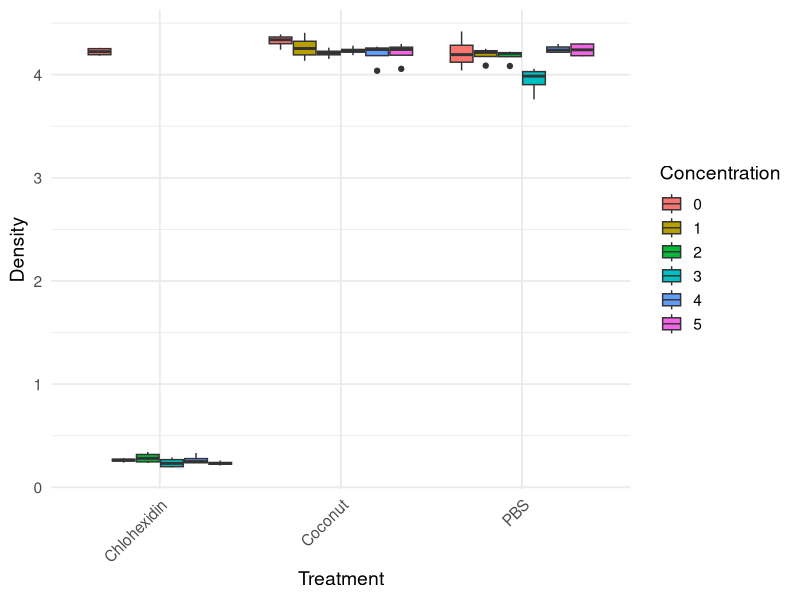

Recreate this plot in R.
## ---- chunk 1
knitr::opts_chunk$set(echo = TRUE)
## ---- chunk 2
## Loading required libraries

library(tidyr)
library(dplyr)
library(ggplot2)
library(car)
library(stats)
library(glmmTMB)
library(emmeans)
library(lme4)
library(broom)
## ---- chunk 3
## Reading in data for the second experiment

mic1 <- read.csv("Juan_Cervantes2.csv")


# Making Treatment and Concentration as Factors

mic1$Treatment <- as.factor(mic1$Treatment)
mic1$Concentration <- as.factor(mic1$Concentration)
## ---- chunk 4
## Reading in the data
mic <- read.csv("JuanCervantes.csv")
mic$Treatment <- as.factor(mic$Treatment)
mic$Concentration <- as.factor(mic$Concentration)

# Subset the data excluding section 4

mic_sub <- subset(mic, Treatment %in% c("PBS", "Coconut", "Chlohexidin"))
## ---- chunk 5
## Boxplot

ggplot(mic_sub, aes(x = Treatment, y = Density, fill = Concentration)) +
  geom_boxplot(position = position_dodge(0.8)) +
  labs(x = "Treatment", y = "Density", fill = "Concentration") +
  theme_minimal(base_size = 14) +
  theme(axis.text.x = element_text(angle = 45, hjust = 1))
## ---- chunk 6

# Generalized Linear Model 

model.hurdle <- glmmTMB(
  Density ~ Treatment * Concentration,
  ziformula = ~ Concentration,
  family = Gamma(link = "log"),
  data = mic_sub
)

# Get anova table
Anova(
  model.hurdle,
  type = 3
)
## ---- chunk 7
# Estimated Means

lsm_hurdle <- emmeans(model.hurdle, ~ Treatment*Concentration, type = "response")
lsm_pairs <- pairs(lsm_hurdle)
lsm_pairs <- as.data.frame(lsm_pairs)
lsm_pairs_int <- lsm_pairs[1:17,]
lsm_pairs_int$null <- NULL
lsm_pairs_int$df <- NULL
lsm_pairs_int
